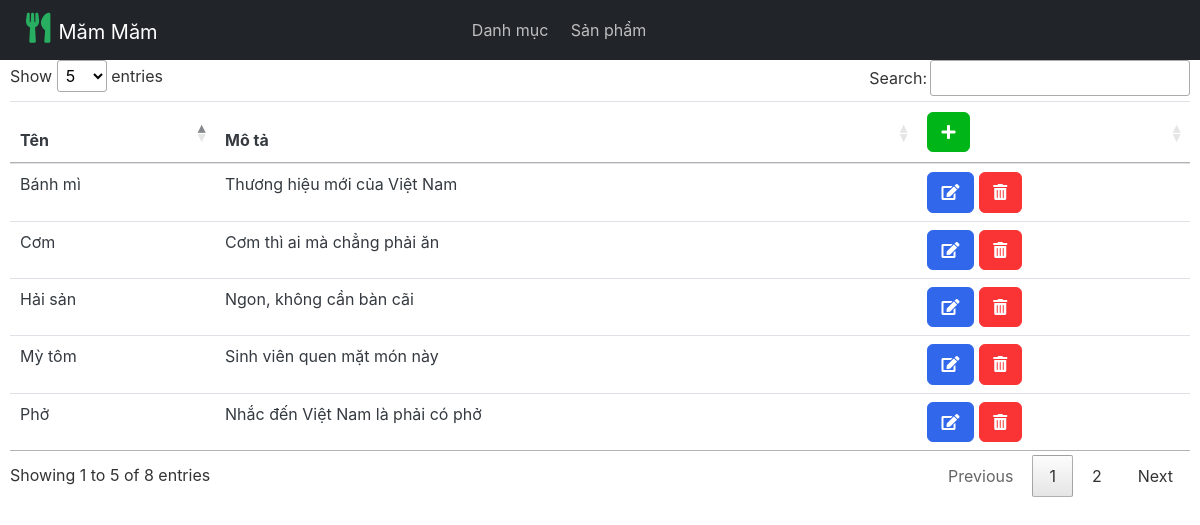
The page /dashboard/category on the database as committed earlier.
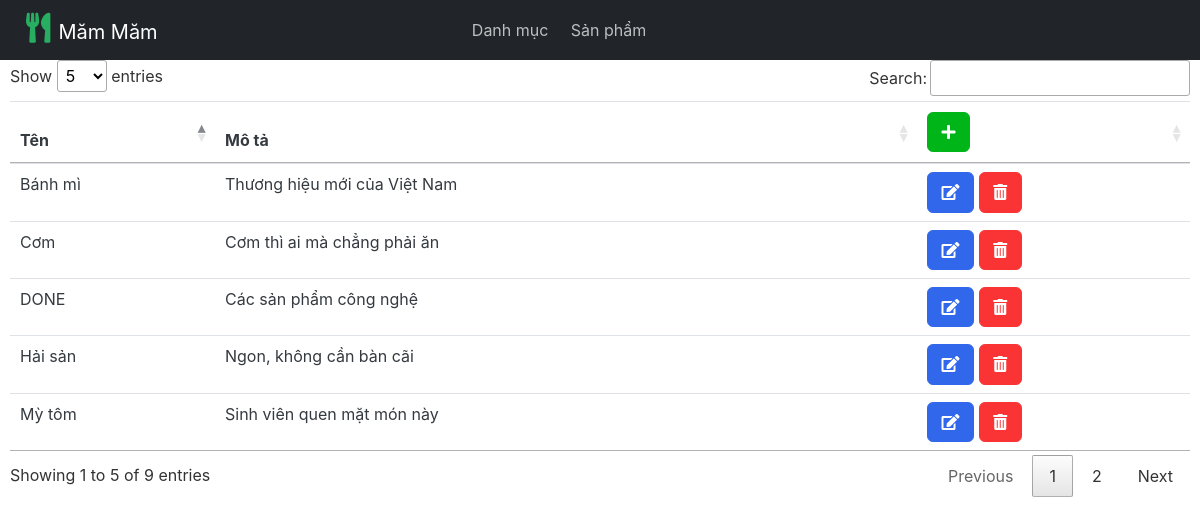
The same page on the database as committed later.
### category/models.py (models this page shows, shortened)
class Category(models.Model):
    name = models.CharField(max_length=100, unique=True)
    slug = models.SlugField(max_length=50, unique=True, allow_unicode=True)
    description = models.CharField(max_length=500, blank=True)
    class Meta:
        verbose_name = "category"
        verbose_name_plural = "categories"

### dashboard/views.py (the view)
# urls.py: path("category", views.ReadCategory, name="ReadCategory"),
def ReadCategory(request):
    categories = Category.objects.all()
    return render(request=request, template_name="dashboard/category/read.html",
                  context={"categories": categories})

### category/context_processors.py (called while the page is built)
def header_menu_links(request):
    links = Category.objects.all()
    return dict(links=links)

### templates/dashboard/category/read.html (shortened to what this page needs)
{% extends 'dashboard-base.html' %}
{% load static %}
{% block content %}
<table id="category-table" class="table">
    <thead>
        <th>Tên</th>
        <th>Mô tả</th>
        <th>
            <a href="{% url 'CreateCategory' %}" class="btn btn-success">
                <i class="fas fa-plus"></i>
            </a>
        </th>
    </thead>
    <tbody>
        {% for category in categories %}
        <tr>
            <td>{{ category.name }}</td>
            <td>{{ category.description }}</td>
            <td>
                <a href="{% url 'UpdateCategory' category.id %}" class="btn btn-primary">
                    <i class="fas fa-edit"></i>
                </a>
                <a href="{% url 'DeleteCategory' category.id %}" class="btn btn-danger">
                    <i class="fas fa-trash-alt"></i>
                </a>
            </td>
        </tr>
        {% endfor %}
    </tbody>
</table>
{% endblock%}

Rows that differ between the two databases and show on the page:
no longer on this page (row unchanged): Category: name "Phở", description "Nhắc đến Việt Nam là phải có phở"
added Category: name "DONE", description "Các sản phẩm công nghệ"
Other text that changed with them:
text written by a page script: "Show entries Search: Showing 1 to 5 of 8 entries Previous 1 2 Next" → "Show entries Search: Showing 1 to 5 of 9 entries Previous 1 2 Next"
